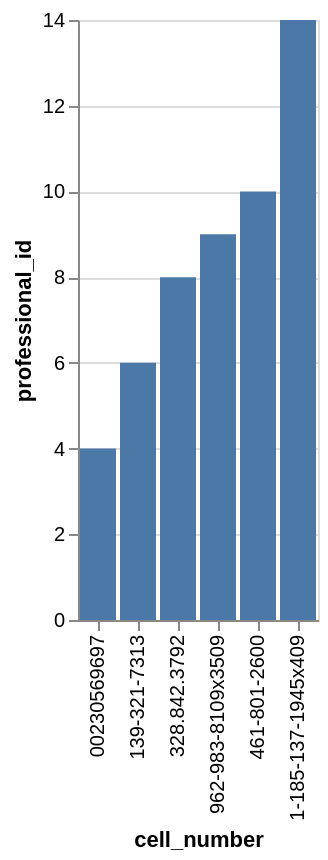

Here is the Vega-Lite specification saved for this chart:
### Vega-Lite specification from a JSON file in a GitHub repository (floating-point values rounded to 4 significant figures)
{"data": {"values": [{"x_data": "00230569697", "y_data": 4}, {"x_data": "139-321-7313", "y_data": 6}, {"x_data": "328.842.3792", "y_data": 8}, {"x_data": "962-983-8109x3509", "y_data": 9}, {"x_data": "461-801-2600", "y_data": 10}, {"x_data": "1-185-137-1945x409", "y_data": 14}]}, "mark": "bar", "encoding": {"x": {"field": "x_data", "type": "nominal", "title": "cell_number", "sort": {"op": "sum", "field": "y_data", "order": "ascending"}}, "y": {"field": "y_data", "type": "quantitative", "title": "professional_id"}}}
